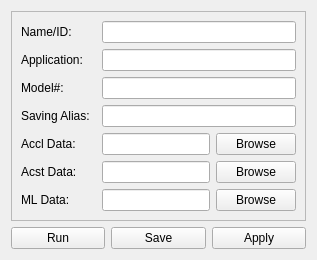
      <widget class="QWidget" name="tab">
       <property name="maximumSize">
        <size>
         <width>545</width>
         <height>372</height>
        </size>
       </property>
       <property name="styleSheet">
        <string notr="true"/>
       </property>
       <attribute name="title">
        <string>General</string>
       </attribute>
       <layout class="QVBoxLayout" name="verticalLayout_3">
        <item>
         <widget class="QFrame" name="frame_5">
          <property name="frameShape">
           <enum>QFrame::StyledPanel</enum>
          </property>
          <property name="frameShadow">
           <enum>QFrame::Raised</enum>
          </property>
          <layout class="QVBoxLayout" name="verticalLayout_2">
           <item>
            <layout class="QHBoxLayout" name="horizontalLayout_12">
             <item>
              <widget class="QLabel" name="label_9">
               <property name="sizePolicy">
                <sizepolicy hsizetype="Maximum" vsizetype="Preferred">
                 <horstretch>0</horstretch>
                 <verstretch>0</verstretch>
                </sizepolicy>
               </property>
               <property name="maximumSize">
                <size>
                 <width>75</width>
                 <height>16777215</height>
                </size>
               </property>
               <property name="text">
                <string>Name/ID:</string>
               </property>
              </widget>
             </item>
             <item>
              <widget class="QLineEdit" name="inputName">
               <property name="sizePolicy">
                <sizepolicy hsizetype="Preferred" vsizetype="Fixed">
                 <horstretch>0</horstretch>
                 <verstretch>0</verstretch>
                </sizepolicy>
               </property>
              </widget>
             </item>
            </layout>
           </item>
           <item>
            <layout class="QHBoxLayout" name="horizontalLayout_13">
             <item>
              <widget class="QLabel" name="label_10">
               <property name="sizePolicy">
                <sizepolicy hsizetype="Maximum" vsizetype="Preferred">
                 <horstretch>0</horstretch>
                 <verstretch>0</verstretch>
                </sizepolicy>
               </property>
               <property name="maximumSize">
                <size>
                 <width>75</width>
                 <height>16777215</height>
                </size>
               </property>
               <property name="text">
                <string>Application:</string>
               </property>
              </widget>
             </item>
             <item>
              <widget class="QLineEdit" name="inputApplication">
               <property name="sizePolicy">
                <sizepolicy hsizetype="Preferred" vsizetype="Fixed">
                 <horstretch>0</horstretch>
                 <verstretch>0</verstretch>
                </sizepolicy>
               </property>
              </widget>
             </item>
            </layout>
           </item>
           <item>
            <layout class="QHBoxLayout" name="horizontalLayout_14">
             <item>
              <widget class="QLabel" name="label_11">
               <property name="sizePolicy">
                <sizepolicy hsizetype="Maximum" vsizetype="Preferred">
                 <horstretch>0</horstretch>
                 <verstretch>0</verstretch>
                </sizepolicy>
               </property>
               <property name="maximumSize">
                <size>
                 <width>75</width>
                 <height>16777215</height>
                </size>
               </property>
               <property name="text">
                <string>Model#:</string>
               </property>
              </widget>
             </item>
             <item>
              <widget class="QLineEdit" name="inputModelnum">
               <property name="sizePolicy">
                <sizepolicy hsizetype="Preferred" vsizetype="Fixed">
                 <horstretch>0</horstretch>
                 <verstretch>0</verstretch>
                </sizepolicy>
               </property>
              </widget>
             </item>
            </layout>
           </item>
           <item>
            <layout class="QHBoxLayout" name="horizontalLayout_15">
             <item>
              <widget class="QLabel" name="label_12">
               <property name="sizePolicy">
                <sizepolicy hsizetype="Maximum" vsizetype="Preferred">
                 <horstretch>0</horstretch>
                 <verstretch>0</verstretch>
                </sizepolicy>
               </property>
               <property name="maximumSize">
                <size>
                 <width>75</width>
                 <height>16777215</height>
                </size>
               </property>
               <property name="text">
                <string>Saving Alias:</string>
               </property>
              </widget>
             </item>
             <item>
              <widget class="QLineEdit" name="inputSavingalias">
               <property name="sizePolicy">
                <sizepolicy hsizetype="Preferred" vsizetype="Fixed">
                 <horstretch>0</horstretch>
                 <verstretch>0</verstretch>
                </sizepolicy>
               </property>
              </widget>
             </item>
            </layout>
           </item>
           <item>
            <layout class="QHBoxLayout" name="horizontalLayout_3">
             <item>
              <widget class="QLabel" name="label_32">
               <property name="sizePolicy">
                <sizepolicy hsizetype="Maximum" vsizetype="Preferred">
                 <horstretch>0</horstretch>
                 <verstretch>0</verstretch>
                </sizepolicy>
               </property>
               <property name="minimumSize">
                <size>
                 <width>75</width>
                 <height>0</height>
                </size>
               </property>
               <property name="maximumSize">
                <size>
                 <width>75</width>
                 <height>16777215</height>
                </size>
               </property>
               <property name="text">
                <string>Accl Data:</string>
               </property>
              </widget>
             </item>
             <item>
              <widget class="QLineEdit" name="inputFile"/>
             </item>
             <item>
              <widget class="QPushButton" name="pushBrowse">
               <property name="sizePolicy">
                <sizepolicy hsizetype="Preferred" vsizetype="Fixed">
                 <horstretch>0</horstretch>
                 <verstretch>0</verstretch>
                </sizepolicy>
               </property>
               <property name="text">
                <string>Browse</string>
               </property>
              </widget>
             </item>
            </layout>
           </item>
           <item>
            <layout class="QHBoxLayout" name="horizontalLayout_22">
             <item>
              <widget class="QLabel" name="label_47">
               <property name="sizePolicy">
                <sizepolicy hsizetype="Maximum" vsizetype="Preferred">
                 <horstretch>0</horstretch>
                 <verstretch>0</verstretch>
                </sizepolicy>
               </property>
               <property name="minimumSize">
                <size>
                 <width>75</width>
                 <height>0</height>
                </size>
               </property>
               <property name="maximumSize">
                <size>
                 <width>75</width>
                 <height>16777215</height>
                </size>
               </property>
               <property name="text">
                <string>Acst Data:</string>
               </property>
              </widget>
             </item>
             <item>
              <widget class="QLineEdit" name="inputFile2"/>
             </item>
             <item>
              <widget class="QPushButton" name="pushBrowse_3">
               <property name="sizePolicy">
                <sizepolicy hsizetype="Preferred" vsizetype="Fixed">
                 <horstretch>0</horstretch>
                 <verstretch>0</verstretch>
                </sizepolicy>
               </property>
               <property name="text">
                <string>Browse</string>
               </property>
              </widget>
             </item>
            </layout>
           </item>
           <item>
            <layout class="QHBoxLayout" name="horizontalLayout_30">
             <item>
              <widget class="QLabel" name="label_33">
               <property name="sizePolicy">
                <sizepolicy hsizetype="Maximum" vsizetype="Preferred">
                 <horstretch>0</horstretch>
                 <verstretch>0</verstretch>
                </sizepolicy>
               </property>
               <property name="minimumSize">
                <size>
                 <width>75</width>
                 <height>0</height>
                </size>
               </property>
               <property name="maximumSize">
                <size>
                 <width>75</width>
                 <height>16777215</height>
                </size>
               </property>
               <property name="text">
                <string>ML Data:</string>
               </property>
              </widget>
             </item>
             <item>
              <widget class="QLineEdit" name="mlData">
               <property name="sizePolicy">
                <sizepolicy hsizetype="Expanding" vsizetype="Fixed">
                 <horstretch>0</horstretch>
                 <verstretch>0</verstretch>
                </sizepolicy>
               </property>
              </widget>
             </item>
             <item>
              <widget class="QPushButton" name="pushBrowse_2">
               <property name="sizePolicy">
                <sizepolicy hsizetype="Preferred" vsizetype="Fixed">
                 <horstretch>0</horstretch>
                 <verstretch>0</verstretch>
                </sizepolicy>
               </property>
               <property name="text">
                <string>Browse</string>
               </property>
              </widget>
             </item>
            </layout>
           </item>
          </layout>
         </widget>
        </item>
        <item>
         <layout class="QHBoxLayout" name="horizontalLayout">
          <item>
           <widget class="QPushButton" name="pushRun">
            <property name="text">
             <string>Run</string>
            </property>
           </widget>
          </item>
          <item>
           <widget class="QPushButton" name="saveBttn">
            <property name="text">
             <string>Save</string>
            </property>
           </widget>
          </item>
          <item>
           <widget class="QPushButton" name="pushApply">
            <property name="text">
             <string>Apply</string>
            </property>
           </widget>
          </item>
         </layout>
        </item>
       </layout>
      </widget>
